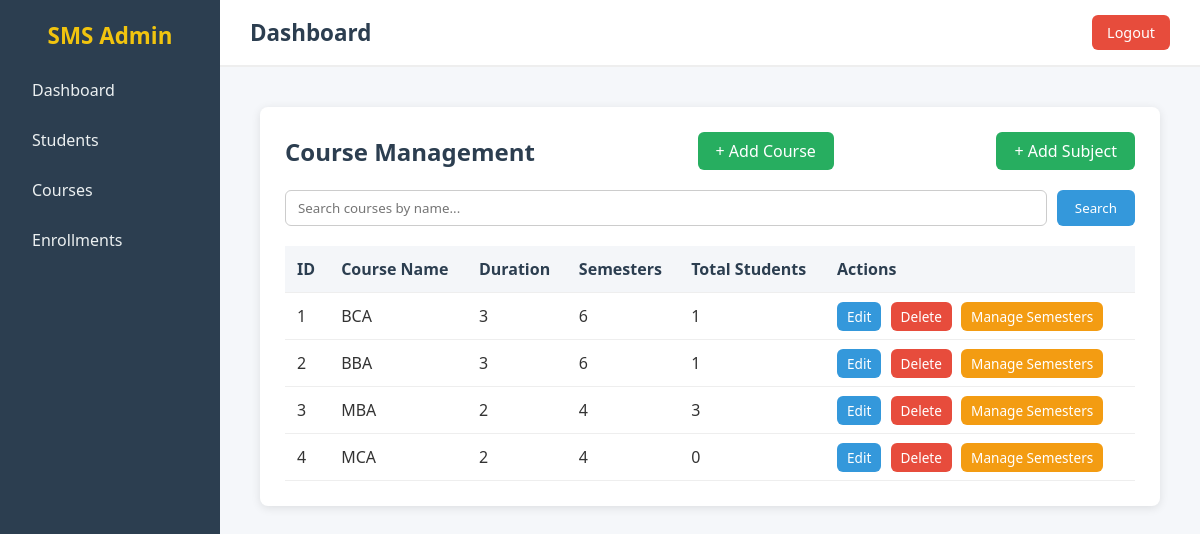
The page /courses (signed in) on the database its author committed.
### app/models/sms_models.py (models this page shows)
class Course(db.Model):
    __tablename__ = "courses"
    id = db.Column(db.Integer, primary_key=True)
    name = db.Column(db.String(100), nullable=False, unique=True)
    duration = db.Column(db.String(20), nullable=False)
    semesters = db.relationship("Semester", backref="course", lazy=True)

### app/routes/courses.py (the view)
@course_bp.route("/courses")
def course_home():
    if session.get("user_id"):
        got_courses = Course.query.all()
        return render_template("courses/courses.html",courses =got_courses)
    else:
        return redirect(url_for("auth.login"))

### app/templates/courses/courses.html (shortened to what this page needs)
{% extends "base.html" %}
{% block css %}
<link rel="stylesheet" href="{{ url_for('static', filename='css/courses.css') }}">
{% endblock %}
{% block content %}
<div class="courses-container">
    <div class="top-bar">
        <h2>Course Management</h2>
        <a href="/courses/add" class="btn-add">+ Add Course</a>
        <a href="/courses/add/subject" class="btn-add">+ Add Subject</a>
    </div>
    <form method="POST" action="/courses/search" class="search-form">
        <input type="text" name="search" placeholder="Search courses by name..." required>
        <button type="submit">Search</button>
    </form>
    <table class="courses-table">
        <thead>
            <tr>
                <th>ID</th>
                <th>Course Name</th>
                <th>Duration</th>
                <th>Semesters</th>
                <th>Total Students</th>
                <th>Actions</th>
            </tr>
        </thead>
        <tbody>
            {% for course in courses %}
            <tr>
                <td>{{ course.id }}</td>
                <td>{{ course.name }}</td>
                <td>{{ course.duration }}</td>
                <td>{{ course.semesters|length }}</td>
                <td>{{ course.enrollments|length }}</td>
                <td>
                    <a href="/courses/edit/{{ course.id }}" class="btn-edit">Edit</a>
                    <a href="/courses/delete/{{ course.id }}" class="btn-delete">Delete</a>
                    <a href="/courses/{{ course.id }}/semesters" class="btn-semesters">Manage Semesters</a>
                </td>
            </tr>
            {% endfor %}
        </tbody>
    </table>
</div>
{% endblock %}

### app/static/css/base.css (style rules this page uses)
* { margin: 0; padding: 0; box-sizing: border-box; font-family: "Segoe UI", Tahoma, Geneva, Verdana, sans-serif; }
body { background: #f5f7fa; color: #333; min-height: 100vh; }

### app/static/css/courses.css (style rules this page uses)
.courses-container { background: #fff; padding: 25px; border-radius: 8px; box-shadow: 0 2px 10px rgba(0,0,0,0.1); margin: 20px; }
.top-bar { display: flex; justify-content: space-between; align-items: center; margin-bottom: 20px; }
.top-bar h2 { color: #2c3e50; }
.btn-add { background: #27ae60; color: #fff; padding: 8px 18px; border-radius: 6px; text-decoration: none; transition: background 0.3s; }
.search-form { display: flex; margin-bottom: 20px; gap: 10px; }
.search-form input { flex: 1; padding: 8px 12px; border-radius: 6px; border: 1px solid #ccc; }
.search-form button { padding: 8px 18px; border-radius: 6px; border: none; background: #3498db; color: #fff; cursor: pointer; }
.courses-table { width: 100%; border-collapse: collapse; }
.courses-table th, .courses-table td { padding: 12px; border-bottom: 1px solid #eee; text-align: left; }
.courses-table th { background: #f4f6f9; color: #2c3e50; }
.courses-table td .btn-edit, .courses-table td .btn-delete, .courses-table td .btn-semesters, .courses-table td .btn-students, .courses-table td .btn-subjects { padding: 5px 10px; border-radius: 6px; text-decoration: none; color: #fff; font-size: 0.85rem; margin-right: 5px; transition: background 0.3s; }
.btn-edit { background: #3498db; }
.btn-delete { background: #e74c3c; }
.btn-semesters { background: #f39c12; }

### rows shown on the page
Course: id "1", name "BCA", duration "3", semesters|length "6", enrollments|length "1"
Course: id "2", name "BBA", duration "3", semesters|length "6", enrollments|length "1"
Course: id "3", name "MBA", duration "2", semesters|length "4", enrollments|length "3"
Course: id "4", name "MCA", duration "2", semesters|length "4", enrollments|length "0"
